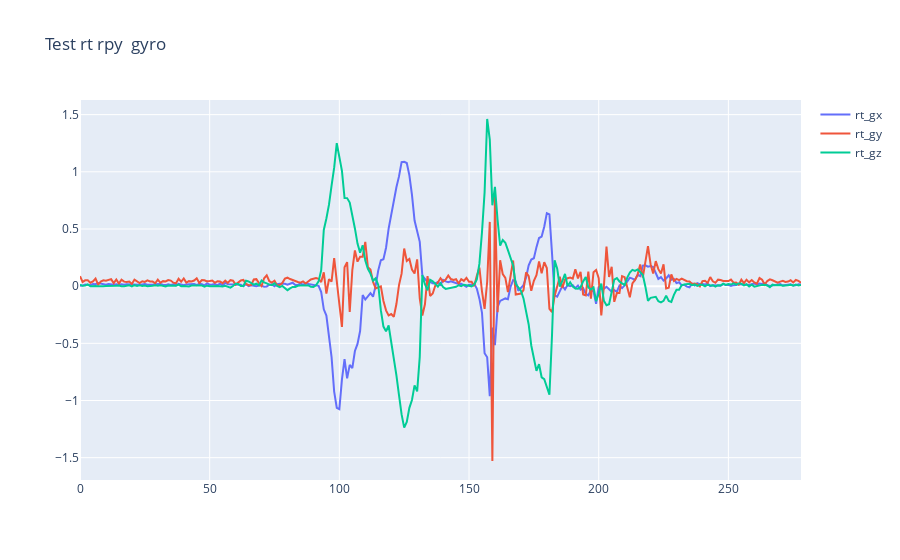
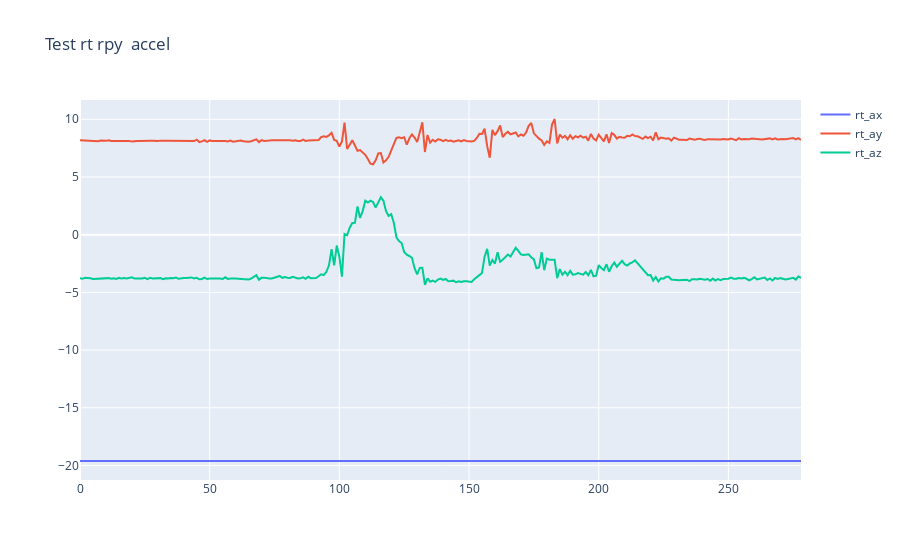
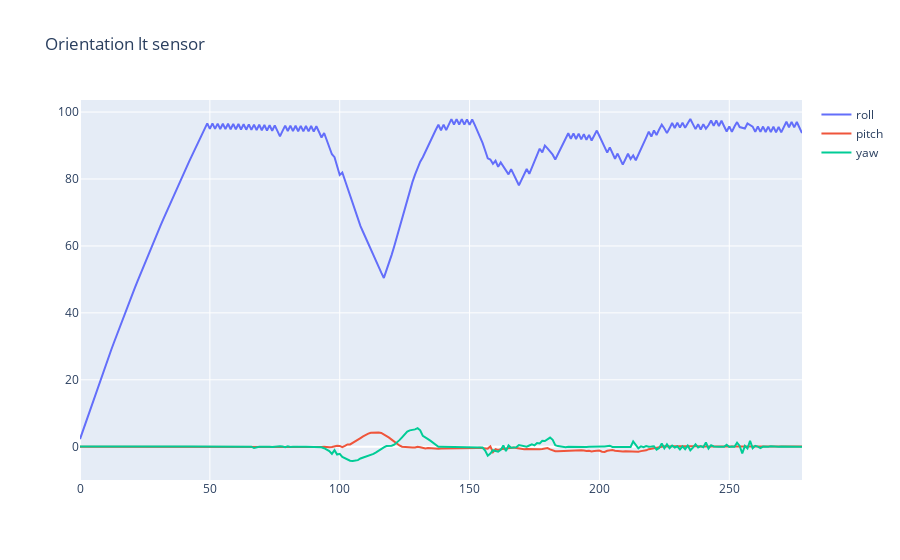

Notebook source saved alongside these figures, in order:
### Code cell
name = 'test'
сalibration_set= read_csv_file(f'calibration/30_calibration.csv')

сalibration_file = read_csv_file(f"D:/Thesis/test/20_all_legs.csv")
filenames = next(walk(f'D:/Thesis/{name}/'), (None, None, []))[2]  # [] if no file
filenames[0]
for i in range(len(filenames)):
    filename = f"D:/Thesis/{name}/{filenames[i]}"
    print(filename)
    IMU_set = read_csv_file(filename)
    orientation_bt, orientation_bb, orientation_lt, orientation_lb, orientation_rt, orientation_rb = all_calibrate(IMU_set)
    ready_dataset = pd.concat([orientation_bt, orientation_bb, orientation_lt, orientation_lb, orientation_rt, orientation_rb],axis = 1)    
    #     print(ready_dataset)
    ready_dataset.to_csv(f"D:\Thesis\dataset\lifting_orientation_{i}_0.csv", sep=",")

### Figure 1 — Plotly figure (JSON) as saved in the notebook; plotly's stock layout.template omitted (floating-point values rounded to 4 significant figures; data arrays with more than 128 entries replaced by an {"elided": "..."} marker saying what was removed)
{"data": [{"name": "rt_gx", "type": "scatter", "x": {"elided": "279 int values"}, "y": {"elided": "279 float values"}}, {"name": "rt_gy", "type": "scatter", "x": {"elided": "279 int values"}, "y": {"elided": "279 float values"}}, {"name": "rt_gz", "type": "scatter", "x": {"elided": "279 int values"}, "y": {"elided": "279 float values"}}], "layout": {"title": {"text": "Test rt rpy  gyro"}}}

### Figure 2 — Plotly figure (JSON) as saved in the notebook; plotly's stock layout.template omitted (floating-point values rounded to 4 significant figures; data arrays with more than 128 entries replaced by an {"elided": "..."} marker saying what was removed)
{"data": [{"name": "rt_ax", "type": "scatter", "x": {"elided": "279 int values"}, "y": {"elided": "279 float values"}}, {"name": "rt_ay", "type": "scatter", "x": {"elided": "279 int values"}, "y": {"elided": "279 float values"}}, {"name": "rt_az", "type": "scatter", "x": {"elided": "279 int values"}, "y": {"elided": "279 float values"}}], "layout": {"title": {"text": "Test rt rpy  accel"}}}

### Figure 3 — Plotly figure (JSON) as saved in the notebook; plotly's stock layout.template omitted (floating-point values rounded to 4 significant figures; data arrays with more than 128 entries replaced by an {"elided": "..."} marker saying what was removed)
{"data": [{"name": "roll", "type": "scatter", "x": {"elided": "279 int values"}, "y": {"elided": "279 float values"}}, {"name": "pitch", "type": "scatter", "x": {"elided": "279 int values"}, "y": {"elided": "279 float values"}}, {"name": "yaw", "type": "scatter", "x": {"elided": "279 int values"}, "y": {"elided": "279 float values"}}], "layout": {"title": {"text": "Orientation lt sensor"}}}
